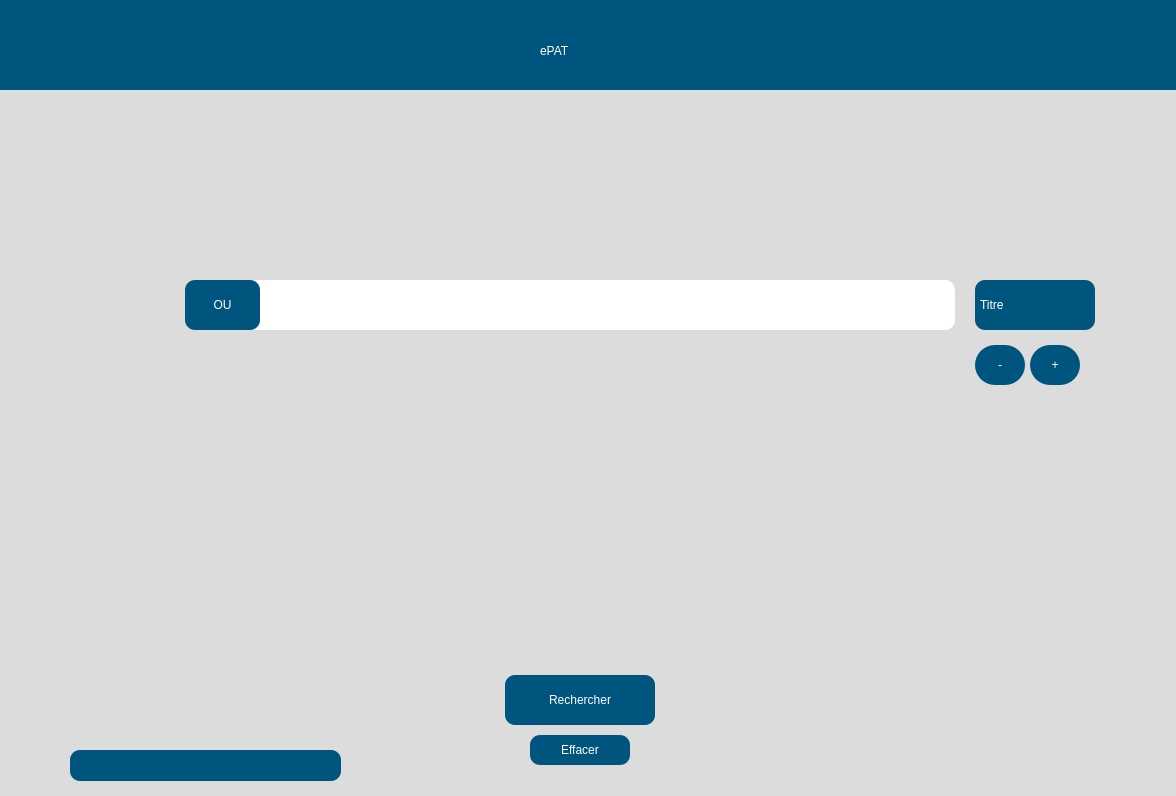
<?xml version="1.0" encoding="UTF-8"?>
<ui version="4.0">
 <class>Dialog</class>
 <widget class="QDialog" name="Dialog">
  <property name="geometry">
   <rect>
    <x>0</x>
    <y>0</y>
    <width>1176</width>
    <height>796</height>
   </rect>
  </property>
  <property name="windowTitle">
   <string>Dialogue</string>
  </property>
  <widget class="QWidget" name="widget" native="true">
   <property name="geometry">
    <rect>
     <x>-20</x>
     <y>0</y>
     <width>1200</width>
     <height>900</height>
    </rect>
   </property>
   <property name="styleSheet">
    <string notr="true">background-color: rgb(220, 220, 220);</string>
   </property>
   <widget class="QWidget" name="widget_2" native="true">
    <property name="geometry">
     <rect>
      <x>20</x>
      <y>0</y>
      <width>1200</width>
      <height>90</height>
     </rect>
    </property>
    <property name="styleSheet">
     <string notr="true">background-color: rgb(0, 85, 127);
</string>
    </property>
    <widget class="QLabel" name="label">
     <property name="geometry">
      <rect>
       <x>540</x>
       <y>20</y>
       <width>141</width>
       <height>61</height>
      </rect>
     </property>
     <property name="styleSheet">
      <string notr="true">font: 75 36pt &quot;Arial&quot;;
color: rgb(255, 255, 255);
</string>
     </property>
     <property name="text">
      <string>ePAT</string>
     </property>
    </widget>
    <widget class="QPushButton" name="settingButton1">
     <property name="geometry">
      <rect>
       <x>40</x>
       <y>20</y>
       <width>61</width>
       <height>61</height>
      </rect>
     </property>
     <property name="styleSheet">
      <string notr="true">background-color: transparent;
border-radius:3px;
font: 18pt &quot;Arial&quot;;
color: rgb(255, 255, 255);</string>
     </property>
     <property name="text">
      <string/>
     </property>
    </widget>
   </widget>
   <widget class="QLineEdit" name="textEdit">
    <property name="geometry">
     <rect>
      <x>225</x>
      <y>280</y>
      <width>750</width>
      <height>50</height>
     </rect>
    </property>
    <property name="styleSheet">
     <string notr="true">
            QLineEdit {
                border-radius: 10px;
                font: 16pt &quot;Arial&quot;;
                background-color: rgb(255, 255, 255);
                padding-top: 1px; 
                padding-bottom: 1px; 
            }
        </string>
    </property>
   </widget>
   <widget class="QPushButton" name="search">
    <property name="geometry">
     <rect>
      <x>525</x>
      <y>675</y>
      <width>150</width>
      <height>50</height>
     </rect>
    </property>
    <property name="styleSheet">
     <string notr="true">
            QPushButton {
                font: 75 20pt &quot;Arial&quot;;
                background-color: rgb(0, 85, 127);
                border-radius: 10px;
                color: rgb(255, 255, 255);
            }

            QPushButton:hover {
                background-color: rgb(0, 75, 117); /* Slightly darker color when hovered */
            }

            QPushButton:pressed {
                background-color: rgb(0, 65, 107); /* Even darker color when clicked */
            }
        </string>
    </property>
    <property name="text">
     <string>Rechercher</string>
    </property>
   </widget>
   <widget class="QPushButton" name="clearButton">
    <property name="geometry">
     <rect>
      <x>550</x>
      <y>735</y>
      <width>100</width>
      <height>30</height>
     </rect>
    </property>
    <property name="styleSheet">
     <string notr="true">
            QPushButton {
                font: 75 16pt &quot;Arial&quot;;
                background-color: rgb(0, 85, 127);
                border-radius: 10px;
                color: rgb(255, 255, 255);
            }

            QPushButton:hover {
                background-color: rgb(0, 75, 117); /* Slightly darker color when hovered */
            }

            QPushButton:pressed {
                background-color: rgb(0, 65, 107); /* Even darker color when clicked */
            }
        </string>
    </property>
    <property name="text">
     <string>Effacer</string>
    </property>
   </widget>
   <widget class="QPushButton" name="pushButton">
    <property name="geometry">
     <rect>
      <x>1050</x>
      <y>345</y>
      <width>50</width>
      <height>40</height>
     </rect>
    </property>
    <property name="styleSheet">
     <string notr="true">
            QPushButton {
                font: 75 16pt &quot;Arial&quot;;
                background-color: rgb(0, 85, 127);
                border-radius: 20px;
                color: rgb(255, 255, 255);
            }

            QPushButton:hover {
                background-color: rgb(0, 75, 117); /* Slightly darker color when hovered */
            }

            QPushButton:pressed {
                background-color: rgb(0, 65, 107); /* Even darker color when clicked */
            }
        </string>
    </property>
    <property name="text">
     <string>+</string>
    </property>
   </widget>
   <widget class="QPushButton" name="removeButton">
    <property name="geometry">
     <rect>
      <x>995</x>
      <y>345</y>
      <width>50</width>
      <height>40</height>
     </rect>
    </property>
    <property name="styleSheet">
     <string notr="true">
            QPushButton {
                font: 75 16pt &quot;Arial&quot;;
                background-color: rgb(0, 85, 127);
                border-radius: 20px;
                color: rgb(255, 255, 255);
            }

            QPushButton:hover {
                background-color: rgb(0, 75, 117); /* Slightly darker color when hovered */
            }

            QPushButton:pressed {
                background-color: rgb(0, 65, 107); /* Even darker color when clicked */
            }
        </string>
    </property>
    <property name="text">
     <string>-</string>
    </property>
   </widget>
   <widget class="QLabel" name="orLabel">
    <property name="geometry">
        <rect>
            <x>205</x>
            <y>280</y>
            <width>75</width>
            <height>50</height>
        </rect>
    </property>
    <property name="text">
        <string>OU</string>
    </property>
    <property name="alignment">
        <set>Qt::AlignCenter</set>
    </property>
    <property name="styleSheet">
        <string notr="true">
            QLabel {
                color: rgb(255, 255, 255);
                font: 75 16pt &quot;Arial&quot;;
                background-color: rgb(0, 85, 127);
                border-radius: 10px;
            }
        </string>
    </property>
</widget>

   <widget class="QComboBox" name="booleanBoxRight">
    <property name="geometry">
     <rect>
      <x>995</x>
      <y>280</y>
      <width>120</width>
      <height>50</height>
     </rect>
    </property>
    <property name="styleSheet">
     <string notr="true">
            QComboBox {
                color: rgb(255, 255, 255);
                font: 75 12pt &quot;Arial&quot;;
                border-radius: 10px;
                background-color: rgb(0, 85, 127);
            }

            QComboBox:hover {
                background-color: rgb(0, 75, 117); /* Slightly darker color when hovered */
            }

            QComboBox:pressed {
                background-color: rgb(0, 65, 107); /* Even darker color when clicked */
            }

            QComboBox::drop-down {
                border-left-color: darkgray;
            }

            QComboBox::down-arrow {
                image: url(resources/dropdown_icon.png);
                width: 21px;
                height: 15px;
                padding-right: 15px;
            }

            QComboBox QAbstractItemView {
                color: rgb(255, 255, 255);
                background-color: rgb(0, 85, 127);
                border-bottom-right-radius: 20px;
                border-bottom-left-radius: 20px;
            }
        </string>
    </property>
    <item>
     <property name="text">
      <string>Titre</string>
     </property>
    </item>
    <item>
     <property name="text">
      <string>eISBN</string>
     </property>
    </item>
    <item>
     <property name="text">
      <string>OCN</string>
     </property>
    </item>
   </widget>
   <widget class="QLabel" name="institutionName">
    <property name="geometry">
     <rect>
      <x>90</x>
      <y>750</y>
      <width>271</width>
      <height>31</height>
     </rect>
    </property>
    <property name="styleSheet">
     <string notr="true">QLabel {
    font: 75 11pt &quot;Arial&quot;;
    background-color: rgb(0, 85, 127);
    border-radius: 10px;
    color: rgb(255, 255, 255);
    padding: 10px; /* Add padding to center the text */
    qproperty-alignment: AlignCenter; /* Align text to the center */
}

QLabel:hover {
    background-color: rgb(0, 75, 117); /* Slightly darker color when hovered */
}

QLabel:pressed {
    background-color: rgb(0, 65, 107); /* Even darker color when clicked */
}</string>
    </property>
    <property name="text">
     <string/>
    </property>
   </widget>
   <widget class="QLabel" name="internetConnection">
    <property name="geometry">
     <rect>
      <x>40</x>
      <y>750</y>
      <width>31</width>
      <height>21</height>
     </rect>
    </property>
    <property name="text">
     <string/>
    </property>
   </widget>
   <widget class="QLabel" name="helpIcon">
    <property name="geometry">
     <rect>
      <x>160</x>
      <y>270</y>
      <width>41</width>
      <height>41</height>
     </rect>
    </property>
    <property name="text">
     <string/>
    </property>
   </widget>
  </widget>
 </widget>
 <resources/>
 <connections/>
</ui>
